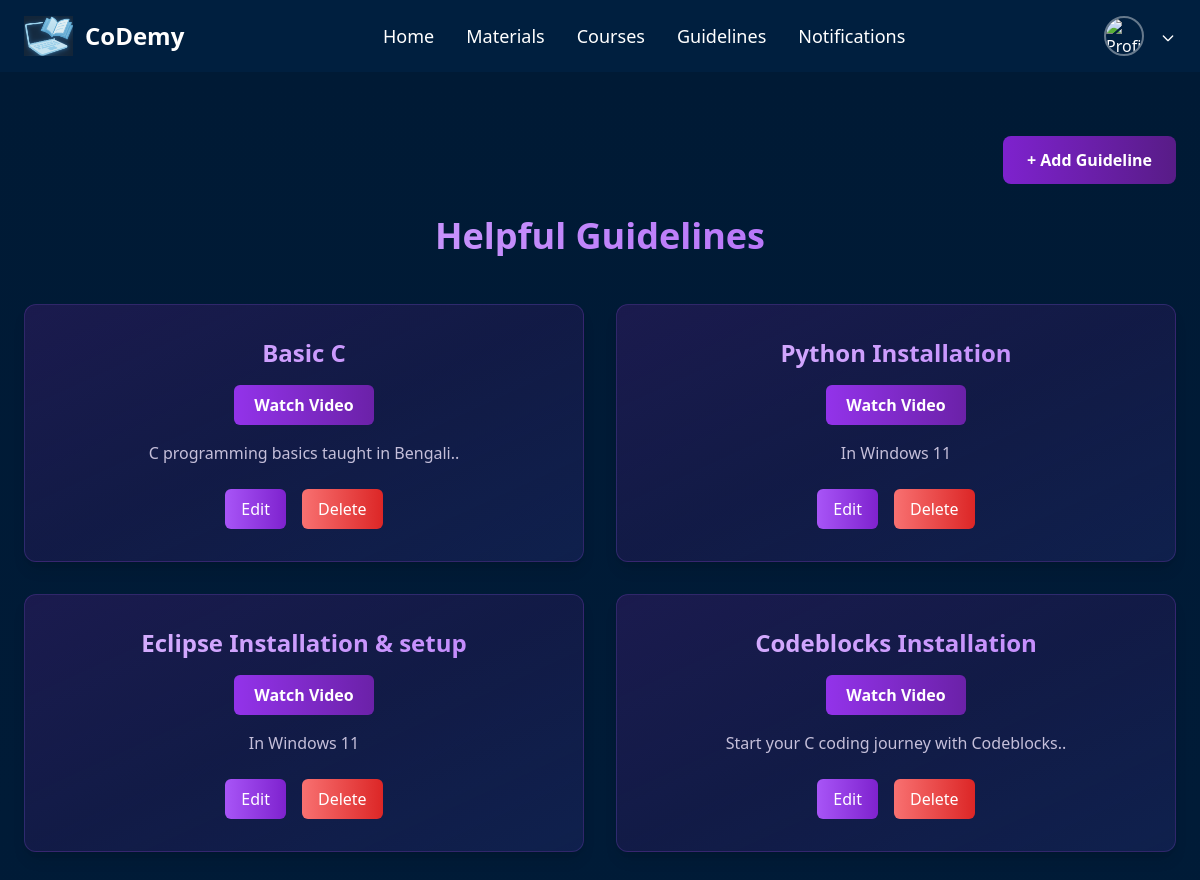
/guidelines/, run on the app's committed database.
### Guidelines/models.py (models this page shows, shortened)
class Guideline(models.Model):
    topic = models.CharField(max_length=200, null=True, blank=True)
    video_link = models.URLField(max_length=500, null=True, blank=True)
    description = models.TextField(null=True, blank=True)

### Guidelines/views.py (the view)
# urls.py: path('', views.show_guidelines, name='guidelines'),
def show_guidelines(request):
    all_guidelines = Guideline.objects.all()
    return render(request, 'guidelines.html', {'guidelines': all_guidelines})

### templates/guidelines.html (shortened to what this page needs)
{% extends 'base.html' %}
{% load static %}
{% block content %}
<div class="min-h-screen bg-gradient-to-b from-[#001a35] to-[#001f3f] py-16 px-6 text-white">
    <div class="max-w-6xl mx-auto mb-8 flex justify-end">
        <a href="{% url 'addGuideline' %}" class="inline-block px-6 py-3 bg-gradient-to-r from-purple-700 to-purple-900 text-white font-semibold rounded-lg shadow-md hover:shadow-purple-500/30 transition-all duration-300 transform hover:scale-105 active:scale-95 glow-on-hover">
            + Add Guideline
        </a>
    </div>
    <h1 class="text-4xl font-bold text-center mb-12 text-transparent bg-clip-text bg-gradient-to-r from-purple-300 to-purple-500">
    </h1>
    <div class="grid grid-cols-1 md:grid-cols-2 gap-8 max-w-6xl mx-auto">
        {% for guideline in guidelines %}
        <div class="relative bg-gradient-to-br from-purple-900/30 via-purple-900/20 to-indigo-900/30 rounded-xl p-8 shadow-lg border border-purple-500/20 hover:border-purple-400/40 transition-all duration-300 group hover:shadow-purple-500/20 hover:glow-card transform hover:-translate-y-1">
            <div class="relative z-10">
                <h2 class="text-2xl font-bold mb-4 text-center text-transparent bg-clip-text bg-gradient-to-r from-purple-300 to-purple-400">
                </h2>
                {% if guideline.video_link %}
                <div class="flex justify-center mb-4">
                    <a href="{{ guideline.video_link }}" target="_blank"
                       class="inline-block px-5 py-2 bg-gradient-to-r from-purple-600 to-purple-800 text-white font-semibold rounded-md shadow hover:shadow-purple-500/30 transition-all duration-300 transform hover:scale-105 active:scale-95 glow-on-hover">
                        Watch Video
                    </a>
                </div>
                {% endif %}
                {% if guideline.description %}
                <p class="text-center text-purple-100/80 mb-6">
                    {{ guideline.description }}
                </p>
                {% endif %}
                <div class="flex justify-center gap-4 mt-6">
                    <a href="{% url 'updateGuideline' guideline.id %}"
                       class="px-4 py-2 bg-gradient-to-r from-purple-500 to-purple-700 rounded-md text-white hover:shadow-md transition-all duration-300 transform hover:scale-105 active:scale-95 glow-on-hover">
                        Edit
                    </a>
                    <button onclick="openModal('{{ guideline.id }}')"
                       class="px-4 py-2 bg-gradient-to-r from-red-400 to-red-600 rounded-md text-white hover:shadow-md transition-all duration-300 transform hover:scale-105 active:scale-95 glow-on-hover">
                        Delete
                    </button>
                </div>
            </div>
        </div>
        {% endfor %}
    </div>
</div>
{% endblock %}

### templates/guidelines.html (style rules this page uses)
.glow-on-hover { box-shadow: 0 0 8px rgba(192, 132, 252, 0); transition: box-shadow 0.3s ease-in-out; }

### data on the page
Guideline: description "C programming basics taught in Bengali.."
Guideline: description "In Windows 11"
Guideline: description "In Windows 11"
Guideline: description "Start your C coding journey with Codeblocks.."
